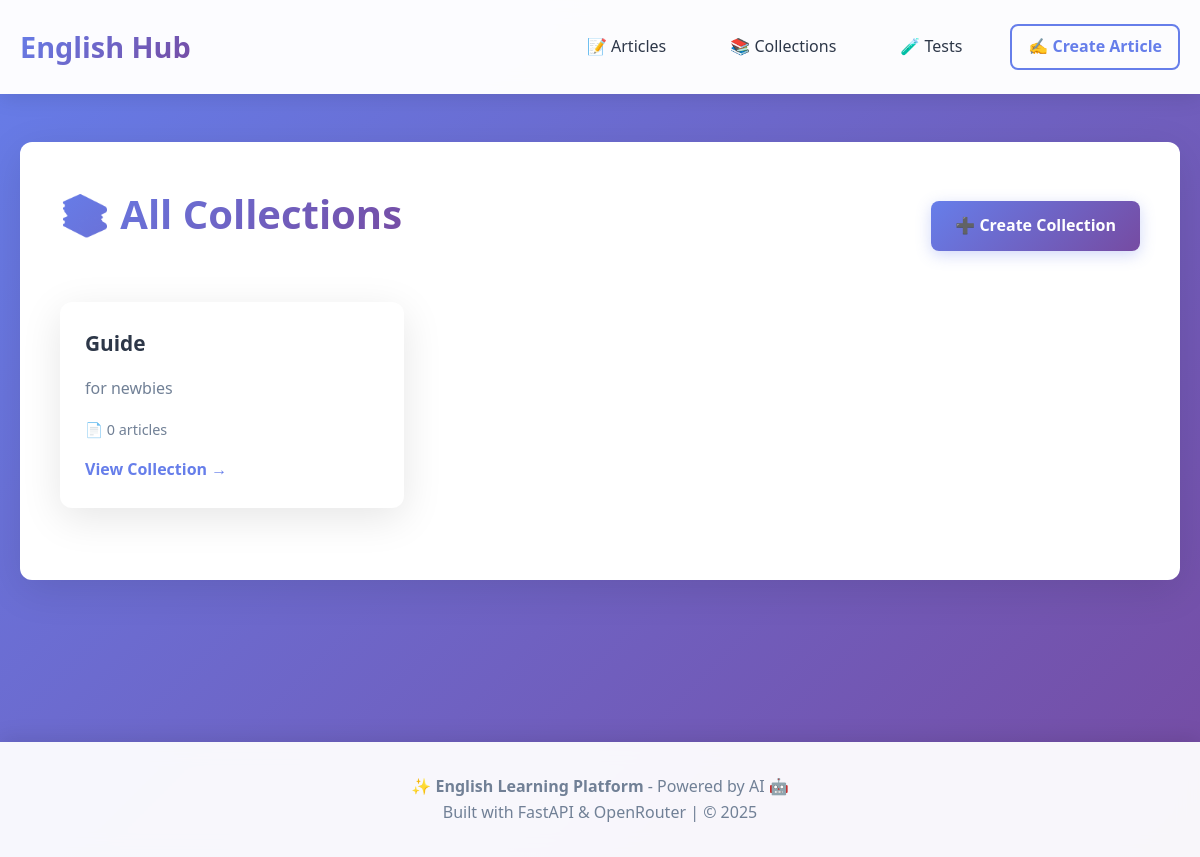
The page /collections on the database its author committed.
### app/models.py (models this page shows)
class Collection(Base):
    __tablename__ = "collections"
    id = Column(Integer, primary_key=True, index=True)
    title = Column(String(200), nullable=False)
    description = Column(Text, default="")
    created_at = Column(DateTime, default=datetime.utcnow)
    articles = relationship("Article", secondary=article_collection, back_populates="collections")

### app/main.py (the view)
@app.get("/collections", response_class=HTMLResponse)
def collections_list(request: Request, db=Depends(get_db)):
    collections = crud.get_collections(db)
    return templates.TemplateResponse("collections.html", {"request": request, "collections": collections})

### app/templates/collections.html (shortened to what this page needs)
{% extends "base.html" %}
{% block content %}
<div class="content-card">
  <div style="display: flex; justify-content: space-between; align-items: center; margin-bottom: 2rem;">
    <h1>📚 All Collections</h1>
    <a href="/collections/create" class="btn">➕ Create Collection</a>
  </div>
  {% if collections %}
    <div class="card-grid">
      {% for c in collections %}
        <div class="card">
          <h3 class="card-title">{{ c.title }}</h3>
          {% if c.description %}
            <p style="color: var(--gray); margin: 1rem 0; line-height: 1.6;">
              {{ c.description[:200] }}{% if c.description|length > 200 %}...{% endif %}
            </p>
          {% endif %}
          <div class="card-meta">
            <span>📄 {{ c.articles|length if c.articles else 0 }} articles</span>
          </div>
          <a href="/collections/{{ c.id }}" class="card-link">View Collection →</a>
        </div>
      {% endfor %}
    </div>
  {% endif %}
</div>
{% endblock %}

### app/static/style.css (style rules this page uses)
:root { --primary: #667eea; --primary-dark: #5a67d8; --secondary: #764ba2; --accent: #f093fb; --success: #48bb78; --warning: #ed8936; --danger: #f56565; --dark: #2d3748; --light: #f7fafc; --gray: #718096; --white: #ffffff; --shadow: 0 10px 40px rgba(0, 0, 0, 0.1); --shadow-hover: 0 15px 50px rgba(0, 0, 0, 0.15); --border-radius: 12px; --transition: all 0.3s cubic-bezier(0.4, 0, 0.2, 1); }
* { margin: 0; padding: 0; box-sizing: border-box; }
body { font-family: 'Segoe UI', Tahoma, Geneva, Verdana, sans-serif; background: linear-gradient(135deg, #667eea 0%, #764ba2 100%); background-attachment: fixed; color: var(--dark); line-height: 1.6; min-height: 100vh; }
.content-card { background: var(--white); border-radius: var(--border-radius); padding: 2.5rem; margin-bottom: 2rem; box-shadow: var(--shadow); transition: var(--transition); animation: slideUp 0.5s ease-out; }
h1, h2, h3, h4, h5, h6 { margin-bottom: 1rem; font-weight: 700; color: var(--dark); }
h1 { font-size: 2.5rem; background: linear-gradient(135deg, var(--primary), var(--secondary)); -webkit-background-clip: text; -webkit-text-fill-color: transparent; background-clip: text; margin-bottom: 1.5rem; }
h3 { font-size: 1.5rem; color: var(--primary); }
.card-grid { display: grid; grid-template-columns: repeat(auto-fill, minmax(300px, 1fr)); gap: 1.5rem; margin: 2rem 0; }
.card { background: var(--white); border-radius: var(--border-radius); padding: 1.5rem; box-shadow: var(--shadow); transition: var(--transition); border: 1px solid transparent; position: relative; overflow: hidden; }
.card::before { content: ''; position: absolute; top: 0; left: 0; width: 100%; height: 4px; background: linear-gradient(90deg, var(--primary), var(--accent)); transform: scaleX(0); transition: var(--transition); }
.card-title { font-size: 1.3rem; font-weight: 600; color: var(--dark); margin-bottom: 0.5rem; }
.card-meta { color: var(--gray); font-size: 0.9rem; margin-bottom: 1rem; display: flex; align-items: center; gap: 0.5rem; }
.card-link { display: inline-block; color: var(--primary); text-decoration: none; font-weight: 600; transition: var(--transition); }
button, .btn { display: inline-block; padding: 0.75rem 1.5rem; background: linear-gradient(135deg, var(--primary), var(--secondary)); color: var(--white); border: none; border-radius: 8px; font-weight: 600; cursor: pointer; transition: var(--transition); text-decoration: none; box-shadow: 0 4px 15px rgba(102, 126, 234, 0.3); }

### rows shown on the page
Collection: title "Guide", description "for newbies", articles|length "0"
